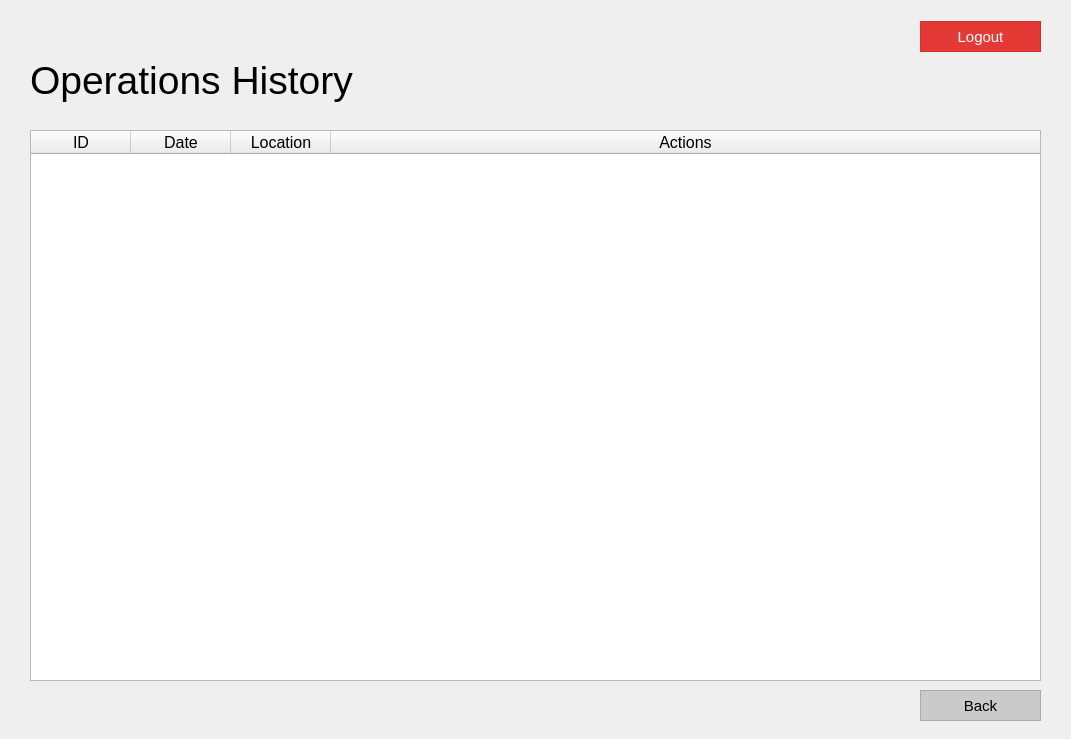
<?xml version="1.0" encoding="UTF-8"?>
<ui version="4.0">
 <class>MainWindow</class>
 <widget class="QMainWindow" name="MainWindow">
  <property name="geometry">
   <rect>
    <x>0</x>
    <y>0</y>
    <width>1071</width>
    <height>739</height>
   </rect>
  </property>
  <property name="sizePolicy">
   <sizepolicy hsizetype="Fixed" vsizetype="Fixed">
    <horstretch>0</horstretch>
    <verstretch>0</verstretch>
   </sizepolicy>
  </property>
  <property name="minimumSize">
   <size>
    <width>1071</width>
    <height>739</height>
   </size>
  </property>
  <property name="maximumSize">
   <size>
    <width>1071</width>
    <height>739</height>
   </size>
  </property>
  <property name="windowTitle">
   <string>AIDS – Past Operations</string>
  </property>
  <property name="windowIcon">
   <iconset>
    <normaloff>../../Resources/logo_svg.svg</normaloff>../../Resources/logo_svg.svg</iconset>
  </property>
  <widget class="QWidget" name="centralwidget">
   <widget class="QTableWidget" name="table_pilotOps">
    <property name="geometry">
     <rect>
      <x>30</x>
      <y>130</y>
      <width>1011</width>
      <height>551</height>
     </rect>
    </property>
    <property name="sizePolicy">
     <sizepolicy hsizetype="Fixed" vsizetype="Fixed">
      <horstretch>0</horstretch>
      <verstretch>0</verstretch>
     </sizepolicy>
    </property>
    <property name="autoFillBackground">
     <bool>false</bool>
    </property>
    <property name="horizontalScrollBarPolicy">
     <enum>Qt::ScrollBarAlwaysOff</enum>
    </property>
    <property name="sizeAdjustPolicy">
     <enum>QAbstractScrollArea::AdjustToContents</enum>
    </property>
    <property name="sortingEnabled">
     <bool>true</bool>
    </property>
    <property name="rowCount">
     <number>0</number>
    </property>
    <property name="columnCount">
     <number>4</number>
    </property>
    <attribute name="horizontalHeaderVisible">
     <bool>true</bool>
    </attribute>
    <attribute name="horizontalHeaderCascadingSectionResizes">
     <bool>false</bool>
    </attribute>
    <attribute name="horizontalHeaderHighlightSections">
     <bool>true</bool>
    </attribute>
    <attribute name="horizontalHeaderShowSortIndicator" stdset="0">
     <bool>true</bool>
    </attribute>
    <attribute name="horizontalHeaderStretchLastSection">
     <bool>true</bool>
    </attribute>
    <attribute name="verticalHeaderVisible">
     <bool>true</bool>
    </attribute>
    <attribute name="verticalHeaderShowSortIndicator" stdset="0">
     <bool>false</bool>
    </attribute>
    <attribute name="verticalHeaderStretchLastSection">
     <bool>false</bool>
    </attribute>
    <column>
     <property name="text">
      <string>ID</string>
     </property>
     <property name="font">
      <font>
       <family>Helvetica</family>
       <pointsize>12</pointsize>
      </font>
     </property>
     <property name="background">
      <color>
       <red>203</red>
       <green>203</green>
       <blue>203</blue>
      </color>
     </property>
    </column>
    <column>
     <property name="text">
      <string>Date</string>
     </property>
     <property name="font">
      <font>
       <family>Helvetica</family>
       <pointsize>12</pointsize>
      </font>
     </property>
     <property name="background">
      <color>
       <red>203</red>
       <green>203</green>
       <blue>203</blue>
      </color>
     </property>
    </column>
    <column>
     <property name="text">
      <string>Location</string>
     </property>
     <property name="font">
      <font>
       <family>Helvetica</family>
       <pointsize>12</pointsize>
      </font>
     </property>
     <property name="background">
      <color>
       <red>203</red>
       <green>203</green>
       <blue>203</blue>
      </color>
     </property>
    </column>
    <column>
     <property name="text">
      <string>Actions</string>
     </property>
     <property name="font">
      <font>
       <family>Helvetica</family>
       <pointsize>12</pointsize>
      </font>
     </property>
     <property name="background">
      <color>
       <red>203</red>
       <green>203</green>
       <blue>203</blue>
      </color>
     </property>
    </column>
   </widget>
   <widget class="QPushButton" name="btn_back">
    <property name="geometry">
     <rect>
      <x>920</x>
      <y>690</y>
      <width>121</width>
      <height>31</height>
     </rect>
    </property>
    <property name="font">
     <font>
      <family>Helvetica</family>
      <pointsize>11</pointsize>
     </font>
    </property>
    <property name="styleSheet">
     <string notr="true">QPushButton {
color: rgb(0, 0, 0);
	background-color: rgb(202, 202, 202);
border: 1.2px solid #ABABAB;
outline: none;}

QPushButton:hover{
color: rgb(255, 255, 255);
background-color: rgb(171, 171, 171);
outline: none;
border: none;
}

QPushButton:pressed{
color: rgb(255, 255, 255);
background-color: rgb(129, 129, 129);
outline: none;
border: none;
}


</string>
    </property>
    <property name="text">
     <string>Back</string>
    </property>
   </widget>
   <widget class="QLabel" name="lbl_pilotHistory">
    <property name="geometry">
     <rect>
      <x>30</x>
      <y>50</y>
      <width>501</width>
      <height>61</height>
     </rect>
    </property>
    <property name="font">
     <font>
      <family>Segoe UI</family>
      <pointsize>29</pointsize>
     </font>
    </property>
    <property name="text">
     <string>Operations History</string>
    </property>
   </widget>
   <widget class="QWidget" name="layoutWidget">
    <property name="geometry">
     <rect>
      <x>680</x>
      <y>20</y>
      <width>361</width>
      <height>33</height>
     </rect>
    </property>
    <layout class="QHBoxLayout" name="horizontalLayout">
     <item>
      <widget class="QLabel" name="lbl_user">
       <property name="font">
        <font>
         <family>Calibri</family>
         <pointsize>11</pointsize>
        </font>
       </property>
       <property name="text">
        <string/>
       </property>
       <property name="scaledContents">
        <bool>false</bool>
       </property>
       <property name="alignment">
        <set>Qt::AlignCenter</set>
       </property>
      </widget>
     </item>
     <item>
      <widget class="QPushButton" name="btn_logout">
       <property name="minimumSize">
        <size>
         <width>121</width>
         <height>31</height>
        </size>
       </property>
       <property name="maximumSize">
        <size>
         <width>121</width>
         <height>31</height>
        </size>
       </property>
       <property name="font">
        <font>
         <family>Helvetica</family>
         <pointsize>11</pointsize>
        </font>
       </property>
       <property name="styleSheet">
        <string notr="true">QPushButton {
color: rgb(255, 255, 255);
background-color: #E53935;
border: 1.2px solid #D32F2F;
outline: none;}

QPushButton:hover{
background-color: #D32F2F;
outline: none;
border: none;
}

QPushButton:pressed{
    background-color: #C62828;
outline: none;
border: none;
}</string>
       </property>
       <property name="text">
        <string>Logout</string>
       </property>
      </widget>
     </item>
    </layout>
   </widget>
  </widget>
 </widget>
 <tabstops>
  <tabstop>btn_logout</tabstop>
  <tabstop>table_pilotOps</tabstop>
  <tabstop>btn_back</tabstop>
 </tabstops>
 <resources/>
 <connections/>
</ui>
